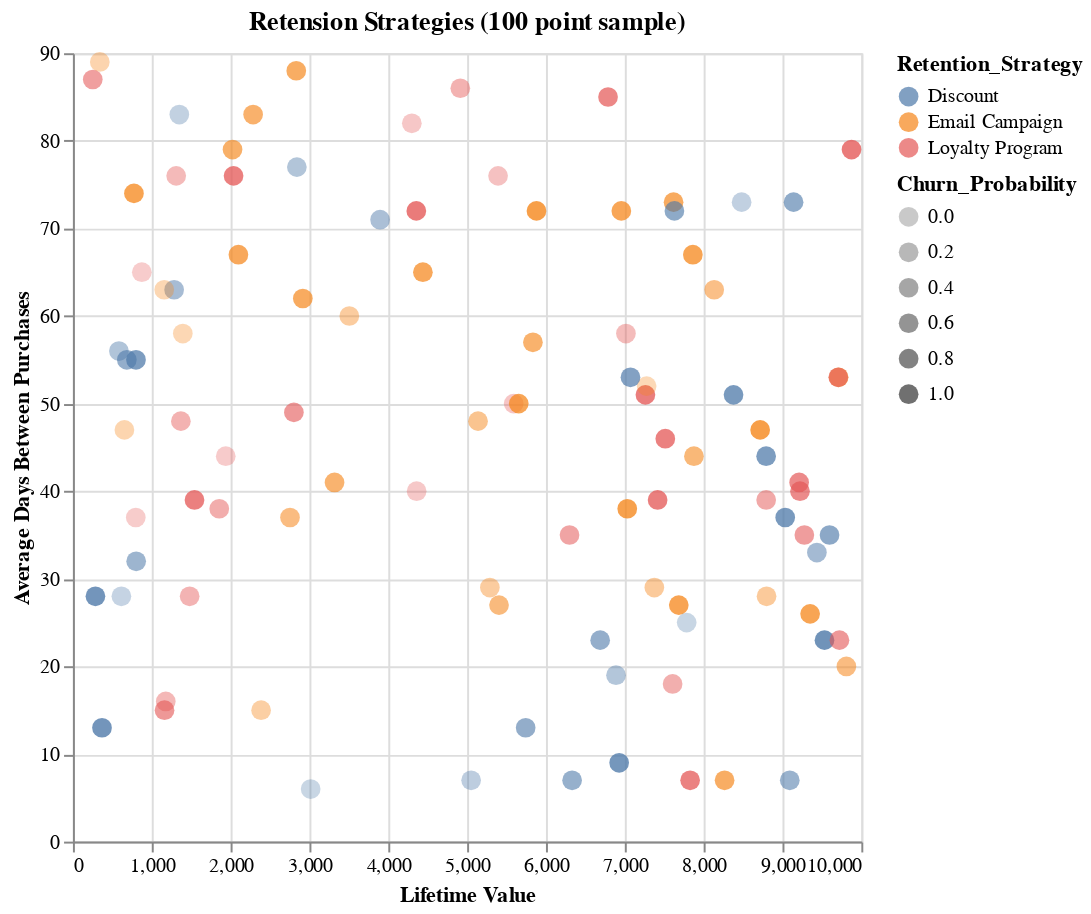

The notebook cell saved with this chart:
### Markdown cell above
## Charts For Dashboard Markup

### Code cell
story_2_example = alt.Chart(sales_100_sample_df).mark_circle(size = 100).encode(
    alt.X('Lifetime_Value', title='Lifetime Value'),
    alt.Y('Time_Between_Purchases', title='Average Days Between Purchases'),
    color = 'Retention_Strategy',
    opacity = 'Churn_Probability'
).properties(
    title = 'Retension Strategies (100 point sample)',
    height = 400,
    width = 400,
)
story_2_example

### Figure 1 — Vega specification as saved in the notebook (floating-point values rounded to 4 significant figures)
{"$schema": "https://vega.github.io/schema/vega/v5.json", "data": [{"name": "source_0", "values": [{"Churn_Probability": 0.32, "Lifetime_Value": 1369.0, "Retention_Strategy": "Loyalty Program", "Time_Between_Purchases": 48}, {"Churn_Probability": 0.94, "Lifetime_Value": 7261.0, "Retention_Strategy": "Loyalty Program", "Time_Between_Purchases": 51}, {"Churn_Probability": 0.23, "Lifetime_Value": 3506.0, "Retention_Strategy": "Email Campaign", "Time_Between_Purchases": 60}, {"Churn_Probability": 0.02, "Lifetime_Value": 7277.0, "Retention_Strategy": "Email Campaign", "Time_Between_Purchases": 52}, {"Churn_Probability": 0.89, "Lifetime_Value": 7684.0, "Retention_Strategy": "Email Campaign", "Time_Between_Purchases": 27}, {"Churn_Probability": 0.79, "Lifetime_Value": 7072.0, "Retention_Strategy": "Discount", "Time_Between_Purchases": 53}, {"Churn_Probability": 0.92, "Lifetime_Value": 7416.0, "Retention_Strategy": "Loyalty Program", "Time_Between_Purchases": 39}, {"Churn_Probability": 0.9, "Lifetime_Value": 8379.0, "Retention_Strategy": "Discount", "Time_Between_Purchases": 51}, {"Churn_Probability": 0.78, "Lifetime_Value": 7618.0, "Retention_Strategy": "Email Campaign", "Time_Between_Purchases": 73}, {"Churn_Probability": 0.6, "Lifetime_Value": 683.7, "Retention_Strategy": "Discount", "Time_Between_Purchases": 55}, {"Churn_Probability": 0.75, "Lifetime_Value": 2833.0, "Retention_Strategy": "Email Campaign", "Time_Between_Purchases": 88}, {"Churn_Probability": 0.76, "Lifetime_Value": 9712.0, "Retention_Strategy": "Email Campaign", "Time_Between_Purchases": 53}, {"Churn_Probability": 0.1, "Lifetime_Value": 341.0, "Retention_Strategy": "Email Campaign", "Time_Between_Purchases": 89}, {"Churn_Probability": 0.53, "Lifetime_Value": 9092.0, "Retention_Strategy": "Discount", "Time_Between_Purchases": 7}, {"Churn_Probability": 0.82, "Lifetime_Value": 4439.0, "Retention_Strategy": "Email Campaign", "Time_Between_Purchases": 65}, {"Churn_Probability": 0.88, "Lifetime_Value": 9350.0, "Retention_Strategy": "Email Campaign", "Time_Between_Purchases": 26}, {"Churn_Probability": 0.48, "Lifetime_Value": 6299.0, "Retention_Strategy": "Loyalty Program", "Time_Between_Purchases": 35}, {"Churn_Probability": 0.57, "Lifetime_Value": 7877.0, "Retention_Strategy": "Email Campaign", "Time_Between_Purchases": 44}, {"Churn_Probability": 0.01, "Lifetime_Value": 7785.0, "Retention_Strategy": "Discount", "Time_Between_Purchases": 25}, {"Churn_Probability": 0.32, "Lifetime_Value": 4914.0, "Retention_Strategy": "Loyalty Program", "Time_Between_Purchases": 86}, {"Churn_Probability": 0.97, "Lifetime_Value": 9876.0, "Retention_Strategy": "Loyalty Program", "Time_Between_Purchases": 79}, {"Churn_Probability": 0.67, "Lifetime_Value": 2286.0, "Retention_Strategy": "Email Campaign", "Time_Between_Purchases": 83}, {"Churn_Probability": 0.69, "Lifetime_Value": 9597.0, "Retention_Strategy": "Discount", "Time_Between_Purchases": 35}, {"Churn_Probability": 0.9, "Lifetime_Value": 9035.0, "Retention_Strategy": "Discount", "Time_Between_Purchases": 37}, {"Churn_Probability": 0.54, "Lifetime_Value": 251.7, "Retention_Strategy": "Loyalty Program", "Time_Between_Purchases": 87}, {"Churn_Probability": 0.26, "Lifetime_Value": 7375.0, "Retention_Strategy": "Email Campaign", "Time_Between_Purchases": 29}, {"Churn_Probability": 0.91, "Lifetime_Value": 2037.0, "Retention_Strategy": "Loyalty Program", "Time_Between_Purchases": 76}, {"Churn_Probability": 0.44, "Lifetime_Value": 8134.0, "Retention_Strategy": "Email Campaign", "Time_Between_Purchases": 63}, {"Churn_Probability": 0.7, "Lifetime_Value": 2024.0, "Retention_Strategy": "Email Campaign", "Time_Between_Purchases": 79}, {"Churn_Probability": 0.91, "Lifetime_Value": 1542.0, "Retention_Strategy": "Loyalty Program", "Time_Between_Purchases": 39}, {"Churn_Probability": 0.43, "Lifetime_Value": 8793.0, "Retention_Strategy": "Loyalty Program", "Time_Between_Purchases": 39}, {"Churn_Probability": 0.25, "Lifetime_Value": 1178.0, "Retention_Strategy": "Loyalty Program", "Time_Between_Purchases": 16}, {"Churn_Probability": 0.14, "Lifetime_Value": 5392.0, "Retention_Strategy": "Loyalty Program", "Time_Between_Purchases": 76}, {"Churn_Probability": 0.97, "Lifetime_Value": 285.4, "Retention_Strategy": "Discount", "Time_Between_Purchases": 28}, {"Churn_Probability": 0.66, "Lifetime_Value": 5834.0, "Retention_Strategy": "Email Campaign", "Time_Between_Purchases": 57}, {"Churn_Probability": 0.89, "Lifetime_Value": 7829.0, "Retention_Strategy": "Loyalty Program", "Time_Between_Purchases": 7}, {"Churn_Probability": 0.34, "Lifetime_Value": 3896.0, "Retention_Strategy": "Discount", "Time_Between_Purchases": 71}, {"Churn_Probability": 0.14, "Lifetime_Value": 5051.0, "Retention_Strategy": "Discount", "Time_Between_Purchases": 7}, {"Churn_Probability": 0.78, "Lifetime_Value": 2916.0, "Retention_Strategy": "Email Campaign", "Time_Between_Purchases": 62}, {"Churn_Probability": 0.9, "Lifetime_Value": 7514.0, "Retention_Strategy": "Loyalty Program", "Time_Between_Purchases": 46}, {"Churn_Probability": 0.63, "Lifetime_Value": 1162.0, "Retention_Strategy": "Loyalty Program", "Time_Between_Purchases": 15}, {"Churn_Probability": 0.26, "Lifetime_Value": 2840.0, "Retention_Strategy": "Discount", "Time_Between_Purchases": 77}, {"Churn_Probability": 0.57, "Lifetime_Value": 6332.0, "Retention_Strategy": "Discount", "Time_Between_Purchases": 7}, {"Churn_Probability": 1.0, "Lifetime_Value": 9533.0, "Retention_Strategy": "Discount", "Time_Between_Purchases": 23}, {"Churn_Probability": 0.74, "Lifetime_Value": 8266.0, "Retention_Strategy": "Email Campaign", "Time_Between_Purchases": 7}, {"Churn_Probability": 0.98, "Lifetime_Value": 5880.0, "Retention_Strategy": "Email Campaign", "Time_Between_Purchases": 72}, {"Churn_Probability": 0.5, "Lifetime_Value": 802.3, "Retention_Strategy": "Discount", "Time_Between_Purchases": 32}, {"Churn_Probability": 0.07, "Lifetime_Value": 4299.0, "Retention_Strategy": "Loyalty Program", "Time_Between_Purchases": 82}, {"Churn_Probability": 0.0, "Lifetime_Value": 874.0, "Retention_Strategy": "Loyalty Program", "Time_Between_Purchases": 65}, {"Churn_Probability": 0.98, "Lifetime_Value": 4355.0, "Retention_Strategy": "Loyalty Program", "Time_Between_Purchases": 72}, {"Churn_Probability": 0.85, "Lifetime_Value": 8793.0, "Retention_Strategy": "Discount", "Time_Between_Purchases": 44}, {"Churn_Probability": 0.66, "Lifetime_Value": 7629.0, "Retention_Strategy": "Discount", "Time_Between_Purchases": 72}, {"Churn_Probability": 0.94, "Lifetime_Value": 6928.0, "Retention_Strategy": "Discount", "Time_Between_Purchases": 9}, {"Churn_Probability": 0.36, "Lifetime_Value": 7606.0, "Retention_Strategy": "Loyalty Program", "Time_Between_Purchases": 18}, {"Churn_Probability": 0.88, "Lifetime_Value": 7863.0, "Retention_Strategy": "Email Campaign", "Time_Between_Purchases": 67}, {"Churn_Probability": 0.62, "Lifetime_Value": 2803.0, "Retention_Strategy": "Loyalty Program", "Time_Between_Purchases": 49}, {"Churn_Probability": 0.09, "Lifetime_Value": 8482.0, "Retention_Strategy": "Discount", "Time_Between_Purchases": 73}, {"Churn_Probability": 0.49, "Lifetime_Value": 2753.0, "Retention_Strategy": "Email Campaign", "Time_Between_Purchases": 37}, {"Churn_Probability": 0.09, "Lifetime_Value": 5591.0, "Retention_Strategy": "Loyalty Program", "Time_Between_Purchases": 50}, {"Churn_Probability": 0.39, "Lifetime_Value": 1284.0, "Retention_Strategy": "Discount", "Time_Between_Purchases": 63}, {"Churn_Probability": 0.05, "Lifetime_Value": 614.6, "Retention_Strategy": "Discount", "Time_Between_Purchases": 28}, {"Churn_Probability": 0.2, "Lifetime_Value": 7014.0, "Retention_Strategy": "Loyalty Program", "Time_Between_Purchases": 58}, {"Churn_Probability": 0.98, "Lifetime_Value": 8717.0, "Retention_Strategy": "Email Campaign", "Time_Between_Purchases": 47}, {"Churn_Probability": 0.85, "Lifetime_Value": 800.0, "Retention_Strategy": "Discount", "Time_Between_Purchases": 55}, {"Churn_Probability": 0.66, "Lifetime_Value": 9708.0, "Retention_Strategy": "Loyalty Program", "Time_Between_Purchases": 53}, {"Churn_Probability": 0.9, "Lifetime_Value": 773.9, "Retention_Strategy": "Email Campaign", "Time_Between_Purchases": 74}, {"Churn_Probability": 0.28, "Lifetime_Value": 583.4, "Retention_Strategy": "Discount", "Time_Between_Purchases": 56}, {"Churn_Probability": 0.37, "Lifetime_Value": 5139.0, "Retention_Strategy": "Email Campaign", "Time_Between_Purchases": 48}, {"Churn_Probability": 0.19, "Lifetime_Value": 2387.0, "Retention_Strategy": "Email Campaign", "Time_Between_Purchases": 15}, {"Churn_Probability": 0.83, "Lifetime_Value": 6787.0, "Retention_Strategy": "Loyalty Program", "Time_Between_Purchases": 85}, {"Churn_Probability": 0.06, "Lifetime_Value": 1158.0, "Retention_Strategy": "Email Campaign", "Time_Between_Purchases": 63}, {"Churn_Probability": 0.61, "Lifetime_Value": 5742.0, "Retention_Strategy": "Discount", "Time_Between_Purchases": 13}, {"Churn_Probability": 0.56, "Lifetime_Value": 9277.0, "Retention_Strategy": "Loyalty Program", "Time_Between_Purchases": 35}, {"Churn_Probability": 0.05, "Lifetime_Value": 1394.0, "Retention_Strategy": "Email Campaign", "Time_Between_Purchases": 58}, {"Churn_Probability": 0.53, "Lifetime_Value": 5404.0, "Retention_Strategy": "Email Campaign", "Time_Between_Purchases": 27}, {"Churn_Probability": 0.01, "Lifetime_Value": 3015.0, "Retention_Strategy": "Discount", "Time_Between_Purchases": 6}, {"Churn_Probability": 0.6, "Lifetime_Value": 6687.0, "Retention_Strategy": "Discount", "Time_Between_Purchases": 23}, {"Churn_Probability": 0.23, "Lifetime_Value": 5288.0, "Retention_Strategy": "Email Campaign", "Time_Between_Purchases": 29}, {"Churn_Probability": 0.62, "Lifetime_Value": 9722.0, "Retention_Strategy": "Loyalty Program", "Time_Between_Purchases": 23}, {"Churn_Probability": 0.08, "Lifetime_Value": 1349.0, "Retention_Strategy": "Discount", "Time_Between_Purchases": 83}, {"Churn_Probability": 0.42, "Lifetime_Value": 9436.0, "Retention_Strategy": "Discount", "Time_Between_Purchases": 33}, {"Churn_Probability": 0.09, "Lifetime_Value": 653.0, "Retention_Strategy": "Email Campaign", "Time_Between_Purchases": 47}, {"Churn_Probability": 0.65, "Lifetime_Value": 9141.0, "Retention_Strategy": "Discount", "Time_Between_Purchases": 73}, {"Churn_Probability": 0.94, "Lifetime_Value": 7031.0, "Retention_Strategy": "Email Campaign", "Time_Between_Purchases": 38}, {"Churn_Probability": 0.26, "Lifetime_Value": 8798.0, "Retention_Strategy": "Email Campaign", "Time_Between_Purchases": 28}, {"Churn_Probability": 0.97, "Lifetime_Value": 368.8, "Retention_Strategy": "Discount", "Time_Between_Purchases": 13}, {"Churn_Probability": 0.38, "Lifetime_Value": 1856.0, "Retention_Strategy": "Loyalty Program", "Time_Between_Purchases": 38}, {"Churn_Probability": 0.22, "Lifetime_Value": 1310.0, "Retention_Strategy": "Loyalty Program", "Time_Between_Purchases": 76}, {"Churn_Probability": 0.3, "Lifetime_Value": 1480.0, "Retention_Strategy": "Loyalty Program", "Time_Between_Purchases": 28}, {"Churn_Probability": 0.87, "Lifetime_Value": 5655.0, "Retention_Strategy": "Email Campaign", "Time_Between_Purchases": 50}, {"Churn_Probability": 0.82, "Lifetime_Value": 2099.0, "Retention_Strategy": "Email Campaign", "Time_Between_Purchases": 67}, {"Churn_Probability": 0.25, "Lifetime_Value": 6889.0, "Retention_Strategy": "Discount", "Time_Between_Purchases": 19}, {"Churn_Probability": 0.79, "Lifetime_Value": 9222.0, "Retention_Strategy": "Loyalty Program", "Time_Between_Purchases": 40}, {"Churn_Probability": 0.01, "Lifetime_Value": 797.2, "Retention_Strategy": "Loyalty Program", "Time_Between_Purchases": 37}, {"Churn_Probability": 0.85, "Lifetime_Value": 6956.0, "Retention_Strategy": "Email Campaign", "Time_Between_Purchases": 72}, {"Churn_Probability": 0.65, "Lifetime_Value": 3318.0, "Retention_Strategy": "Email Campaign", "Time_Between_Purchases": 41}, {"Churn_Probability": 0.79, "Lifetime_Value": 9211.0, "Retention_Strategy": "Loyalty Program", "Time_Between_Purchases": 41}, {"Churn_Probability": 0.02, "Lifetime_Value": 1938.0, "Retention_Strategy": "Loyalty Program", "Time_Between_Purchases": 44}, {"Churn_Probability": 0.05, "Lifetime_Value": 4360.0, "Retention_Strategy": "Loyalty Program", "Time_Between_Purchases": 40}, {"Churn_Probability": 0.49, "Lifetime_Value": 9811.0, "Retention_Strategy": "Email Campaign", "Time_Between_Purchases": 20}]}, {"name": "source_0_x_domain_Lifetime_Value", "values": [{"min": 251.7, "max": 9876.0}]}, {"name": "source_0_y_domain_Time_Between_Purchases", "values": [{"min": 6, "max": 89}]}, {"name": "source_0_color_domain_Retention_Strategy", "values": [{"Retention_Strategy": "Loyalty Program"}, {"Retention_Strategy": "Email Campaign"}, {"Retention_Strategy": "Discount"}]}, {"name": "source_0_opacity_domain_Churn_Probability", "values": [{"min": 0.0, "max": 1.0}]}], "marks": [{"type": "symbol", "name": "marks", "from": {"data": "source_0"}, "encode": {"update": {"size": {"value": 100}, "fill": {"field": "Retention_Strategy", "scale": "color"}, "shape": {"value": "circle"}, "opacity": {"field": "Churn_Probability", "scale": "opacity"}, "y": {"field": "Time_Between_Purchases", "scale": "y"}, "x": {"field": "Lifetime_Value", "scale": "x"}}}, "style": ["circle"]}], "scales": [{"name": "x", "type": "linear", "domain": [{"signal": "(data(\"source_0_x_domain_Lifetime_Value\")[0] || {}).min"}, {"signal": "(data(\"source_0_x_domain_Lifetime_Value\")[0] || {}).max"}], "range": [0, {"signal": "width"}], "nice": true, "zero": true}, {"name": "y", "type": "linear", "domain": [{"signal": "(data(\"source_0_y_domain_Time_Between_Purchases\")[0] || {}).min"}, {"signal": "(data(\"source_0_y_domain_Time_Between_Purchases\")[0] || {}).max"}], "range": [{"signal": "height"}, 0], "nice": true, "zero": true}, {"name": "color", "type": "ordinal", "domain": {"data": "source_0_color_domain_Retention_Strategy", "field": "Retention_Strategy", "sort": true}, "range": "category"}, {"name": "opacity", "type": "linear", "domain": [{"signal": "(data(\"source_0_opacity_domain_Churn_Probability\")[0] || {}).min"}, {"signal": "(data(\"source_0_opacity_domain_Churn_Probability\")[0] || {}).max"}], "range": [0.3, 0.8], "zero": false}], "axes": [{"scale": "x", "aria": false, "maxExtent": 0, "labels": false, "gridScale": "y", "tickCount": {"signal": "ceil(width/40)"}, "domain": false, "ticks": false, "zindex": 0, "orient": "bottom", "minExtent": 0, "grid": true}, {"scale": "y", "minExtent": 0, "grid": true, "tickCount": {"signal": "ceil(height/40)"}, "aria": false, "maxExtent": 0, "labels": false, "ticks": false, "zindex": 0, "domain": false, "orient": "left", "gridScale": "x"}, {"scale": "x", "labelOverlap": true, "title": "Lifetime Value", "tickCount": {"signal": "ceil(width/40)"}, "orient": "bottom", "zindex": 0, "grid": false, "labelFlush": true}, {"scale": "y", "orient": "left", "zindex": 0, "tickCount": {"signal": "ceil(height/40)"}, "grid": false, "title": "Average Days Between Purchases", "labelOverlap": true}], "title": {"text": "Retension Strategies (100 point sample)", "frame": "group"}, "height": 400, "legends": [{"fill": "color", "symbolType": "circle", "title": "Retention_Strategy", "encode": {"symbols": {"update": {"opacity": {"value": 0.7}}}}}, {"opacity": "opacity", "symbolType": "circle", "title": "Churn_Probability", "encode": {"symbols": {"update": {"fill": {"value": "black"}, "fillOpacity": {"value": 0.7}, "stroke": {"value": "transparent"}}}}}], "padding": 5, "style": "cell", "width": 400, "background": "white"}
